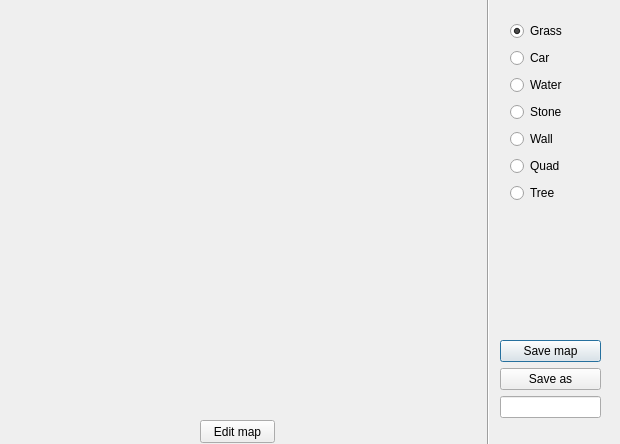
<?xml version="1.0" encoding="UTF-8"?>
<ui version="4.0">
 <class>MapEditor</class>
 <widget class="QDialog" name="MapEditor">
  <property name="geometry">
   <rect>
    <x>0</x>
    <y>0</y>
    <width>620</width>
    <height>444</height>
   </rect>
  </property>
  <property name="windowTitle">
   <string>Dialog</string>
  </property>
  <widget class="QWidget" name="layoutWidget">
   <property name="geometry">
    <rect>
     <x>500</x>
     <y>340</y>
     <width>101</width>
     <height>80</height>
    </rect>
   </property>
   <layout class="QVBoxLayout" name="verticalLayout_2">
    <item>
     <widget class="QPushButton" name="saveButton">
      <property name="text">
       <string>Save map</string>
      </property>
     </widget>
    </item>
    <item>
     <widget class="QPushButton" name="saveAsButton">
      <property name="text">
       <string>Save as</string>
      </property>
     </widget>
    </item>
    <item>
     <widget class="QLineEdit" name="saveName"/>
    </item>
   </layout>
  </widget>
  <widget class="QPushButton" name="pushButton">
   <property name="geometry">
    <rect>
     <x>200</x>
     <y>420</y>
     <width>75</width>
     <height>23</height>
    </rect>
   </property>
   <property name="text">
    <string>Edit map</string>
   </property>
  </widget>
  <widget class="QWidget" name="layoutWidget_2">
   <property name="geometry">
    <rect>
     <x>510</x>
     <y>20</y>
     <width>91</width>
     <height>191</height>
    </rect>
   </property>
   <layout class="QVBoxLayout" name="verticalLayout">
    <item>
     <widget class="QRadioButton" name="grass">
      <property name="text">
       <string>Grass</string>
      </property>
      <property name="checked">
       <bool>true</bool>
      </property>
     </widget>
    </item>
    <item>
     <widget class="QRadioButton" name="car">
      <property name="text">
       <string>Car</string>
      </property>
     </widget>
    </item>
    <item>
     <widget class="QRadioButton" name="water">
      <property name="text">
       <string>Water</string>
      </property>
     </widget>
    </item>
    <item>
     <widget class="QRadioButton" name="stone">
      <property name="text">
       <string>Stone</string>
      </property>
     </widget>
    </item>
    <item>
     <widget class="QRadioButton" name="wall">
      <property name="text">
       <string>Wall</string>
      </property>
     </widget>
    </item>
    <item>
     <widget class="QRadioButton" name="quad">
      <property name="text">
       <string>Quad</string>
      </property>
     </widget>
    </item>
    <item>
     <widget class="QRadioButton" name="tree">
      <property name="text">
       <string>Tree</string>
      </property>
     </widget>
    </item>
   </layout>
  </widget>
  <widget class="Line" name="line">
   <property name="geometry">
    <rect>
     <x>480</x>
     <y>-30</y>
     <width>16</width>
     <height>480</height>
    </rect>
   </property>
   <property name="maximumSize">
    <size>
     <width>570</width>
     <height>480</height>
    </size>
   </property>
   <property name="orientation">
    <enum>Qt::Vertical</enum>
   </property>
  </widget>
 </widget>
 <resources/>
 <connections/>
</ui>
